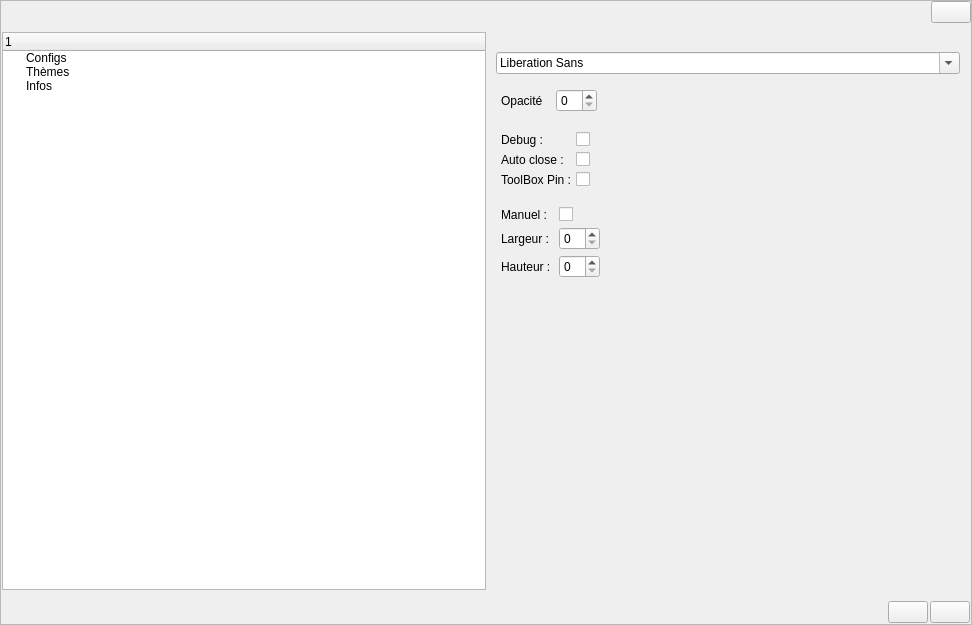
<?xml version="1.0" encoding="UTF-8"?>
<ui version="4.0">
 <class>Option</class>
 <widget class="QWidget" name="Option">
  <property name="geometry">
   <rect>
    <x>0</x>
    <y>0</y>
    <width>972</width>
    <height>625</height>
   </rect>
  </property>
  <layout class="QGridLayout" name="glay_main">
   <property name="leftMargin">
    <number>0</number>
   </property>
   <property name="topMargin">
    <number>0</number>
   </property>
   <property name="rightMargin">
    <number>0</number>
   </property>
   <property name="bottomMargin">
    <number>0</number>
   </property>
   <property name="spacing">
    <number>0</number>
   </property>
   <item row="1" column="0">
    <widget class="QFrame" name="fr_main">
     <property name="frameShape">
      <enum>QFrame::StyledPanel</enum>
     </property>
     <property name="frameShadow">
      <enum>QFrame::Raised</enum>
     </property>
     <layout class="QVBoxLayout" name="vlay_fr_main">
      <property name="spacing">
       <number>0</number>
      </property>
      <property name="leftMargin">
       <number>0</number>
      </property>
      <property name="topMargin">
       <number>0</number>
      </property>
      <property name="rightMargin">
       <number>0</number>
      </property>
      <property name="bottomMargin">
       <number>0</number>
      </property>
      <item>
       <widget class="QFrame" name="fr_menu_top">
        <layout class="QHBoxLayout" name="hlay_menu_top">
         <property name="spacing">
          <number>0</number>
         </property>
         <property name="leftMargin">
          <number>0</number>
         </property>
         <property name="topMargin">
          <number>0</number>
         </property>
         <property name="rightMargin">
          <number>0</number>
         </property>
         <property name="bottomMargin">
          <number>0</number>
         </property>
         <item>
          <widget class="QLabel" name="lb_mt_ico"/>
         </item>
         <item>
          <spacer name="horizontalSpacer_2">
           <property name="orientation">
            <enum>Qt::Horizontal</enum>
           </property>
           <property name="sizeHint" stdset="0">
            <size>
             <width>40</width>
             <height>20</height>
            </size>
           </property>
          </spacer>
         </item>
         <item>
          <widget class="QLabel" name="lb_mt_nom"/>
         </item>
         <item>
          <spacer name="horizontalSpacer_1">
           <property name="orientation">
            <enum>Qt::Horizontal</enum>
           </property>
           <property name="sizeHint" stdset="0">
            <size>
             <width>40</width>
             <height>20</height>
            </size>
           </property>
          </spacer>
         </item>
         <item>
          <widget class="QPushButton" name="pb_mt_quitter"/>
         </item>
        </layout>
       </widget>
      </item>
      <item>
       <widget class="QFrame" name="fr_body">
        <layout class="QHBoxLayout" name="hlay_opt_body">
         <property name="spacing">
          <number>0</number>
         </property>
         <property name="leftMargin">
          <number>1</number>
         </property>
         <property name="rightMargin">
          <number>1</number>
         </property>
         <item>
          <widget class="QTreeWidget" name="trw_option">
           <column>
            <property name="text">
             <string/>
            </property>
           </column>
           <item>
            <property name="text">
             <string>Configs</string>
            </property>
           </item>
           <item>
            <property name="text">
             <string>Thèmes</string>
            </property>
           </item>
           <item>
            <property name="text">
             <string>Infos</string>
            </property>
           </item>
          </widget>
         </item>
         <item>
          <widget class="QStackedWidget" name="stk_option">
           <property name="currentIndex">
            <number>0</number>
           </property>
           <widget class="QWidget" name="pg_opt_configs">
            <layout class="QVBoxLayout" name="vlay_pg_opt_configs">
             <property name="spacing">
              <number>10</number>
             </property>
             <property name="leftMargin">
              <number>10</number>
             </property>
             <property name="topMargin">
              <number>20</number>
             </property>
             <property name="rightMargin">
              <number>10</number>
             </property>
             <property name="bottomMargin">
              <number>10</number>
             </property>
             <item>
              <widget class="QFontComboBox" name="fcb_opt_ft_font"/>
             </item>
             <item>
              <widget class="QFrame" name="fr_opt_cfg_opacity">
               <layout class="QHBoxLayout" name="hlay_opt_fr_opt_cfg_opacity">
                <property name="spacing">
                 <number>10</number>
                </property>
                <property name="leftMargin">
                 <number>5</number>
                </property>
                <property name="topMargin">
                 <number>5</number>
                </property>
                <property name="rightMargin">
                 <number>5</number>
                </property>
                <property name="bottomMargin">
                 <number>5</number>
                </property>
                <item>
                 <widget class="QLabel" name="lb_opt_cfg_opacity">
                  <property name="text">
                   <string>Opacité </string>
                  </property>
                 </widget>
                </item>
                <item>
                 <widget class="QSpinBox" name="sb_opt_cfg_opacity"/>
                </item>
                <item>
                 <spacer name="horizontalSpacer_7">
                  <property name="orientation">
                   <enum>Qt::Horizontal</enum>
                  </property>
                  <property name="sizeHint" stdset="0">
                   <size>
                    <width>40</width>
                    <height>20</height>
                   </size>
                  </property>
                 </spacer>
                </item>
               </layout>
              </widget>
             </item>
             <item>
              <widget class="QFrame" name="fr_opt_cfg_autoclose">
               <layout class="QGridLayout" name="glay_fr_opt_cfg_autoclose">
                <property name="leftMargin">
                 <number>5</number>
                </property>
                <property name="topMargin">
                 <number>5</number>
                </property>
                <property name="rightMargin">
                 <number>5</number>
                </property>
                <property name="bottomMargin">
                 <number>5</number>
                </property>
                <property name="spacing">
                 <number>5</number>
                </property>
                <item row="1" column="0">
                 <widget class="QLabel" name="lb_opt_cfg_autoclose">
                  <property name="text">
                   <string>Auto close : </string>
                  </property>
                 </widget>
                </item>
                <item row="0" column="0">
                 <widget class="QLabel" name="lb_opt_cfg_debug">
                  <property name="text">
                   <string>Debug : </string>
                  </property>
                 </widget>
                </item>
                <item row="1" column="1">
                 <widget class="QCheckBox" name="ck_opt_cfg_autoclose"/>
                </item>
                <item row="0" column="1">
                 <widget class="QCheckBox" name="ck_opt_cfg_debug"/>
                </item>
                <item row="2" column="0">
                 <widget class="QLabel" name="lb_opt_cfg_ui_pin">
                  <property name="text">
                   <string>ToolBox Pin :</string>
                  </property>
                 </widget>
                </item>
                <item row="2" column="1">
                 <widget class="QCheckBox" name="ck_opt_cfg_ui_pin"/>
                </item>
                <item row="0" column="2" rowspan="3">
                 <spacer name="horizontalSpacer_10">
                  <property name="orientation">
                   <enum>Qt::Horizontal</enum>
                  </property>
                  <property name="sizeHint" stdset="0">
                   <size>
                    <width>40</width>
                    <height>20</height>
                   </size>
                  </property>
                 </spacer>
                </item>
               </layout>
              </widget>
             </item>
             <item>
              <widget class="QFrame" name="fr_opt_cfg_resize">
               <layout class="QGridLayout" name="glay_fr_opt_cfg_resize">
                <property name="leftMargin">
                 <number>5</number>
                </property>
                <property name="topMargin">
                 <number>5</number>
                </property>
                <property name="rightMargin">
                 <number>5</number>
                </property>
                <property name="bottomMargin">
                 <number>5</number>
                </property>
                <property name="spacing">
                 <number>5</number>
                </property>
                <item row="0" column="0">
                 <widget class="QLabel" name="lb_opt_cfg_resize">
                  <property name="text">
                   <string>Manuel : </string>
                  </property>
                 </widget>
                </item>
                <item row="0" column="1">
                 <widget class="QCheckBox" name="ck_opt_cfg_resize"/>
                </item>
                <item row="1" column="0">
                 <widget class="QLabel" name="lb_opt_cfg_resize_width">
                  <property name="text">
                   <string>Largeur : </string>
                  </property>
                 </widget>
                </item>
                <item row="2" column="0">
                 <widget class="QLabel" name="lb_opt_cfg_resize_height">
                  <property name="text">
                   <string>Hauteur : </string>
                  </property>
                 </widget>
                </item>
                <item row="1" column="1">
                 <widget class="QSpinBox" name="sb_opt_cfg_resize_width"/>
                </item>
                <item row="2" column="1">
                 <widget class="QSpinBox" name="sb_opt_cfg_resize_height"/>
                </item>
                <item row="0" column="2" rowspan="3">
                 <spacer name="horizontalSpacer_11">
                  <property name="orientation">
                   <enum>Qt::Horizontal</enum>
                  </property>
                  <property name="sizeHint" stdset="0">
                   <size>
                    <width>40</width>
                    <height>20</height>
                   </size>
                  </property>
                 </spacer>
                </item>
               </layout>
              </widget>
             </item>
             <item>
              <spacer name="verticalSpacer_14">
               <property name="orientation">
                <enum>Qt::Vertical</enum>
               </property>
               <property name="sizeHint" stdset="0">
                <size>
                 <width>20</width>
                 <height>40</height>
                </size>
               </property>
              </spacer>
             </item>
            </layout>
           </widget>
           <widget class="QWidget" name="pg_opt_themes">
            <layout class="QVBoxLayout" name="vlay_pg_opt_themes">
             <property name="spacing">
              <number>10</number>
             </property>
             <property name="leftMargin">
              <number>10</number>
             </property>
             <property name="topMargin">
              <number>20</number>
             </property>
             <property name="rightMargin">
              <number>10</number>
             </property>
             <property name="bottomMargin">
              <number>10</number>
             </property>
             <item>
              <widget class="QComboBox" name="cb_opt_tm_theme"/>
             </item>
             <item>
              <spacer name="verticalSpacer_15">
               <property name="orientation">
                <enum>Qt::Vertical</enum>
               </property>
               <property name="sizeHint" stdset="0">
                <size>
                 <width>20</width>
                 <height>40</height>
                </size>
               </property>
              </spacer>
             </item>
             <item>
              <layout class="QHBoxLayout" name="hlay_opt_tm_colors">
               <property name="spacing">
                <number>0</number>
               </property>
               <item>
                <widget class="QPushButton" name="pb_opt_tm_th1">
                 <property name="text">
                  <string>TH1</string>
                 </property>
                </widget>
               </item>
               <item>
                <widget class="QPushButton" name="pb_opt_tm_th2">
                 <property name="text">
                  <string>TH2</string>
                 </property>
                </widget>
               </item>
               <item>
                <widget class="QPushButton" name="pb_opt_tm_th3">
                 <property name="text">
                  <string>TH3</string>
                 </property>
                </widget>
               </item>
               <item>
                <widget class="QPushButton" name="pb_opt_tm_bn1">
                 <property name="text">
                  <string>BN1</string>
                 </property>
                </widget>
               </item>
               <item>
                <widget class="QPushButton" name="pb_opt_tm_bn2">
                 <property name="text">
                  <string>BN2</string>
                 </property>
                </widget>
               </item>
              </layout>
             </item>
             <item>
              <spacer name="verticalSpacer_16">
               <property name="orientation">
                <enum>Qt::Vertical</enum>
               </property>
               <property name="sizeHint" stdset="0">
                <size>
                 <width>20</width>
                 <height>40</height>
                </size>
               </property>
              </spacer>
             </item>
            </layout>
           </widget>
           <widget class="QWidget" name="pg_opt_infos">
            <layout class="QVBoxLayout" name="vlay_pg_opt_infos">
             <property name="spacing">
              <number>0</number>
             </property>
             <property name="leftMargin">
              <number>10</number>
             </property>
             <property name="topMargin">
              <number>20</number>
             </property>
             <property name="rightMargin">
              <number>10</number>
             </property>
             <property name="bottomMargin">
              <number>10</number>
             </property>
             <item>
              <widget class="QLabel" name="lb_opt_info_nom"/>
             </item>
             <item>
              <spacer name="verticalSpacer_17">
               <property name="orientation">
                <enum>Qt::Vertical</enum>
               </property>
               <property name="sizeType">
                <enum>QSizePolicy::Fixed</enum>
               </property>
               <property name="sizeHint" stdset="0">
                <size>
                 <width>20</width>
                 <height>80</height>
                </size>
               </property>
              </spacer>
             </item>
             <item>
              <widget class="QLabel" name="lb_opt_info_desc"/>
             </item>
             <item>
              <spacer name="verticalSpacer_18">
               <property name="orientation">
                <enum>Qt::Vertical</enum>
               </property>
               <property name="sizeHint" stdset="0">
                <size>
                 <width>20</width>
                 <height>40</height>
                </size>
               </property>
              </spacer>
             </item>
             <item>
              <widget class="QLabel" name="lb_opt_info_auteur"/>
             </item>
             <item>
              <widget class="QLabel" name="lb_opt_info_version"/>
             </item>
            </layout>
           </widget>
          </widget>
         </item>
        </layout>
       </widget>
      </item>
      <item>
       <widget class="QFrame" name="fr_opt_bottom">
        <layout class="QHBoxLayout" name="hlay_opt_bottom">
         <property name="spacing">
          <number>2</number>
         </property>
         <property name="leftMargin">
          <number>0</number>
         </property>
         <property name="topMargin">
          <number>2</number>
         </property>
         <property name="rightMargin">
          <number>1</number>
         </property>
         <property name="bottomMargin">
          <number>1</number>
         </property>
         <item>
          <spacer name="horizontalSpacer">
           <property name="orientation">
            <enum>Qt::Horizontal</enum>
           </property>
           <property name="sizeHint" stdset="0">
            <size>
             <width>40</width>
             <height>20</height>
            </size>
           </property>
          </spacer>
         </item>
         <item>
          <widget class="QPushButton" name="pb_opt_appliquer"/>
         </item>
         <item>
          <widget class="QPushButton" name="pb_opt_ok"/>
         </item>
        </layout>
       </widget>
      </item>
     </layout>
    </widget>
   </item>
  </layout>
 </widget>
 <resources/>
 <connections/>
</ui>
